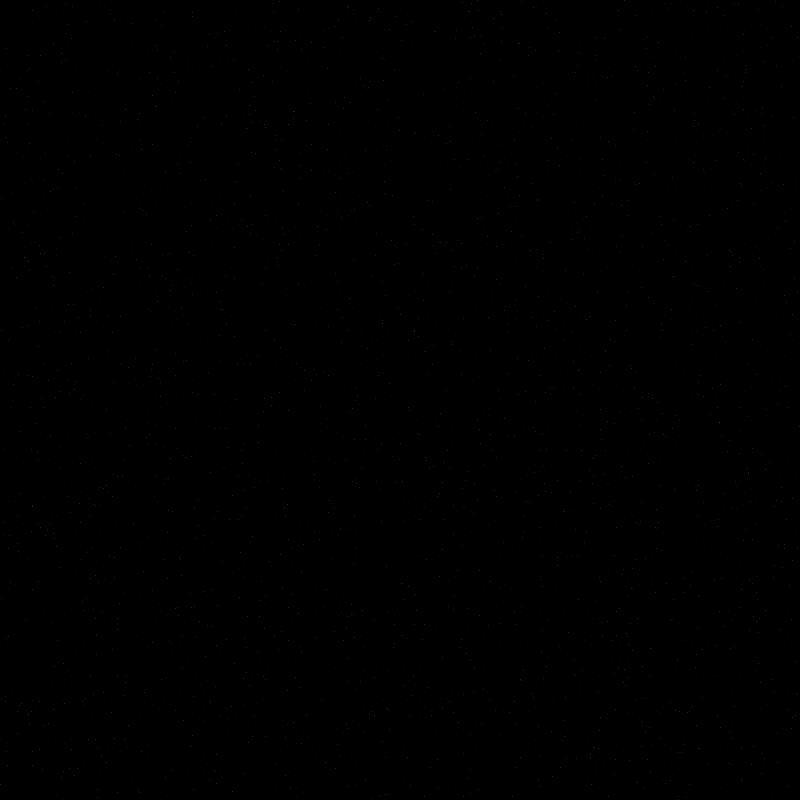
Frame 1 (no input)
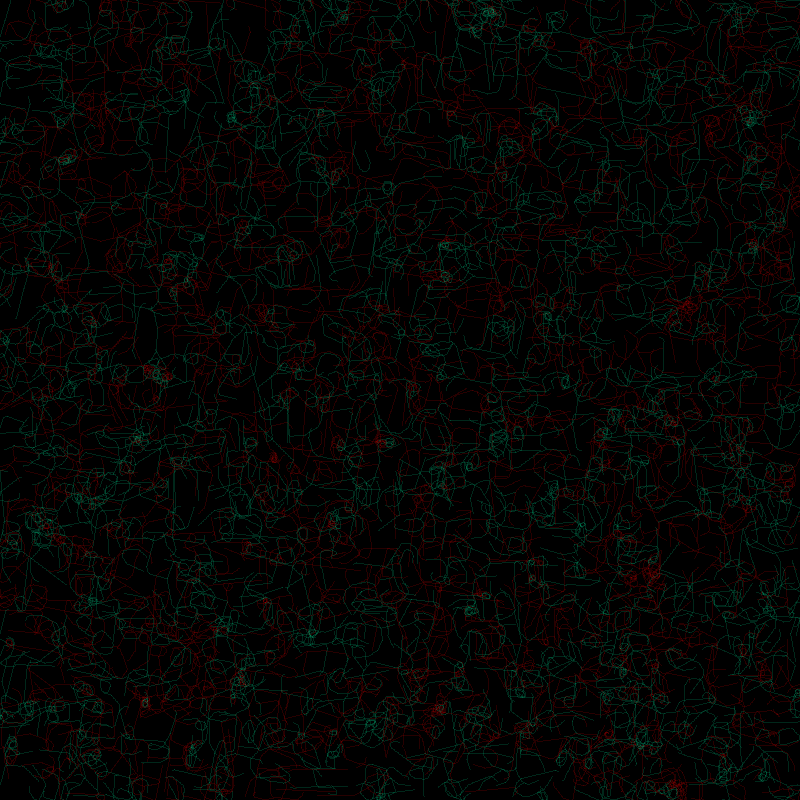
Frame 60 (the mouse pressed at the canvas centre just before this capture)
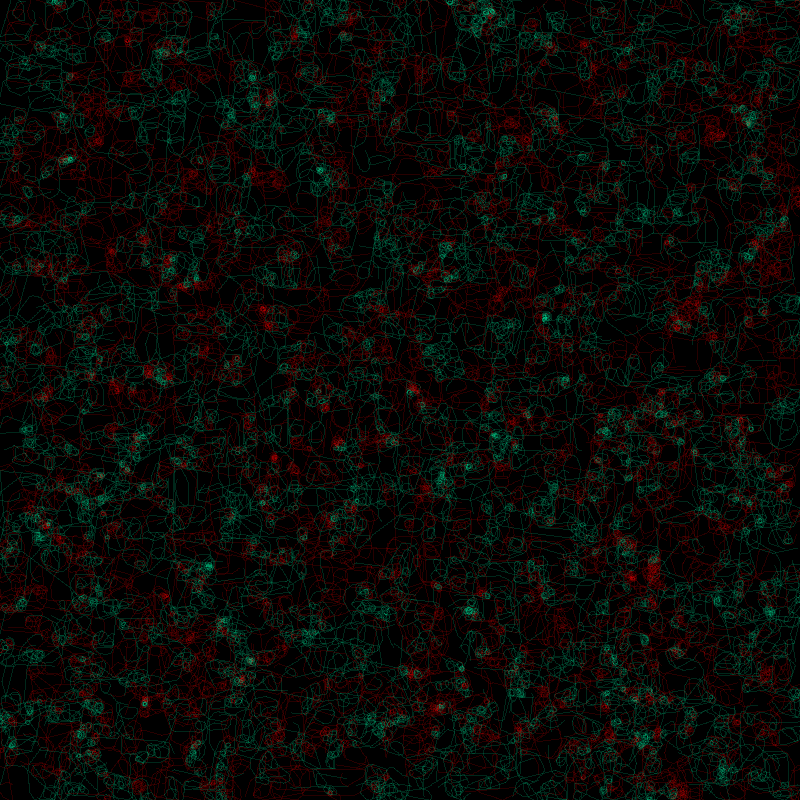
Frame 120 (the mouse held since frame 60 and released just before this capture)

The Processing sketch that drew these frames (run headless with seeded random() and noise(); from frame 60 on, the mouse is pressed at the canvas centre):

// Processing sketch: sluzowiec_ruch_dwa
// ── sluzowiec_ruch_dwa.pde
int NN = 1500; //ile komorek
Komorka[] k1 = new Komorka[NN];
Komorka[] k2 = new Komorka[NN];

void setup() {
  size(800, 800);
  background(0);
  strokeWeight(1.0);
  for (int i=0; i<NN; i++) {
    k1[i] = new Komorka(random(width), random(height), color(#FF0000));
    k2[i] = new Komorka(random(width), random(height), color(#00FFAA));
  }
}

void rysujKomorki() {
  stroke(k1[0].kolor, 55);
  for (int i=0; i<NN; i++) {
    point(k1[i].pozycja.x, k1[i].pozycja.y);
  }
  stroke(k2[0].kolor, 55);
  for (int i=0; i<NN; i++) {
    point(k2[i].pozycja.x, k2[i].pozycja.y);
  }
}

void draw() {
  noStroke();
//  fill(0, 33);
//  rect(0,0,width, height);
  for (int i=0; i<NN; i++) {
    k1[i].aktualizuj();
    k2[i].aktualizuj();
  }
  rysujKomorki();
}

// ── komorka.pde
class Komorka {

  PVector pozycja;
  PVector kierunek;
  float katSkretu = PI / 10;
  float katWachania = PI / 16;
  float zasieg = 3;
  color kolor;

  Komorka(float x, float y, color c) {
    pozycja = new PVector(x, y);
    kierunek = PVector.random2D();
    kolor = c;
  }

  void aktualizuj() {
    wachaj();
    ruszSie();
  }

  void ruszSie() {
    PVector nPoz = PVector.add(pozycja, kierunek);
    int cc = get(int(nPoz.x), int(nPoz.y));
    if(cc == color(0) || cc == kolor)
      pozycja.add(kierunek);
    else {
      kierunek.rotate(PI/6);
      pozycja.add(kierunek);
    }
  }

  void wachaj() {
    PVector Fpoz = pozycja.copy().add(PVector.mult(kierunek, zasieg));
    PVector FLpoz = pozycja.copy().add(PVector.mult(kierunek, zasieg).rotate(-katWachania));
    PVector FRpoz = pozycja.copy().add(PVector.mult(kierunek, zasieg).rotate(katWachania));

    color F = get(int(Fpoz.x), int(Fpoz.y));
    color FL = get(int(FLpoz.x), int(FLpoz.y));
    color FR = get(int(FRpoz.x), int(FRpoz.y));

    if (F>FL && F>FR) {
      //nie zmieniam kierunku
    } else if (F<FL && F<FR) {
      if (random(1.0) < 0.5)
        kierunek.rotate(-katSkretu);
      else
        kierunek.rotate(katSkretu);
    } else if (FL < FR) {
      kierunek.rotate(katSkretu);
    } else if (FR < FL) {
      kierunek.rotate(-katSkretu);
    }
  }
}
